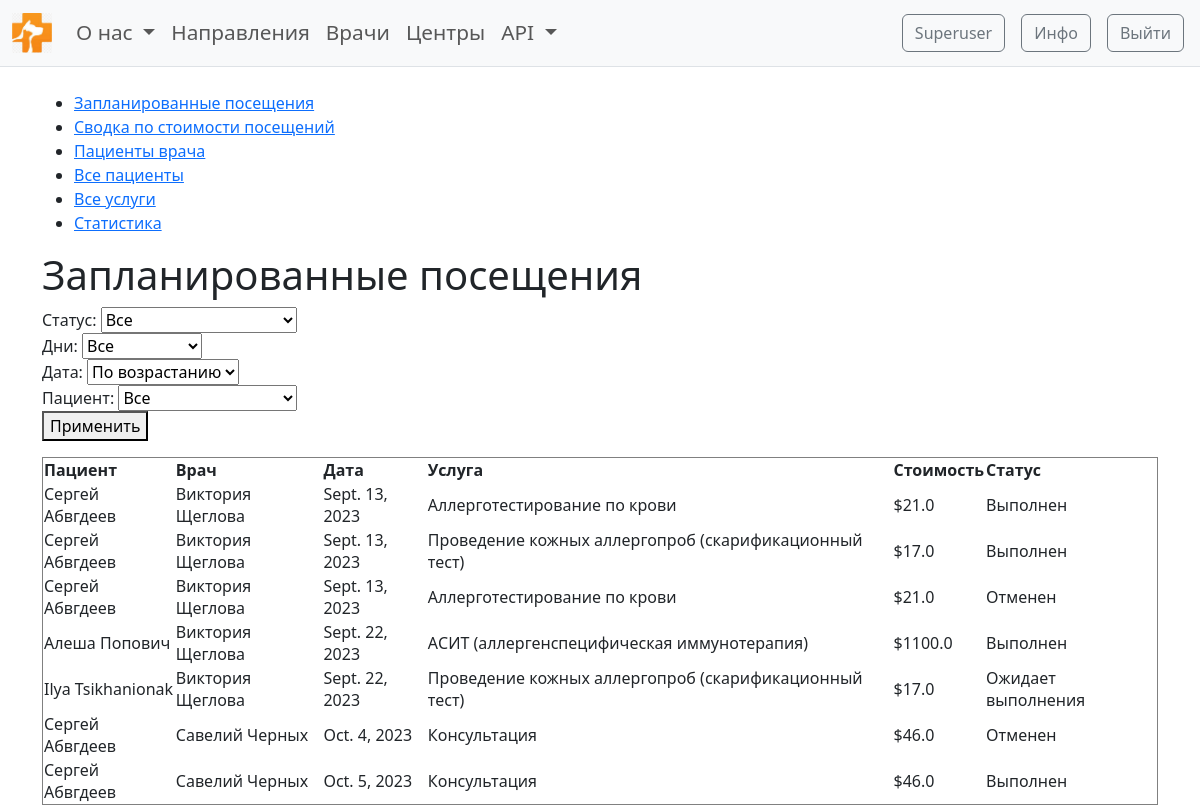
Page /stats/planned_visits/ (signed in) on the committed database.
### orders/models.py (models this page shows)
class Order(models.Model):
    patient = models.ForeignKey(PatientProfile, on_delete=models.CASCADE)
    service = models.ForeignKey(Service, on_delete=models.CASCADE)
    doctor_schedule = models.ForeignKey(DoctorSchedule, on_delete=models.CASCADE)
    status = models.CharField(
        max_length=50,
        choices=[
            ('pending', 'Ожидает выполнения'),
            ('completed', 'Выполнен'),
            ('cancelled', 'Отменен'),
        ],
        default='pending'
    )

### patients/models.py (models this page shows, shortened)
class PatientProfile(models.Model):
    user = models.OneToOneField(User, on_delete=models.CASCADE)
    date_of_birth = models.DateField(
        validators=[MinValueValidator(date(1900, 1, 1)), MaxValueValidator(date.today())]
    )
    phone_number = models.CharField(max_length=20)
    address = models.CharField(max_length=100)

### doctors/models.py (models this page shows, shortened)
class DoctorSchedule(models.Model):
    doctor = models.ForeignKey(DoctorProfile, on_delete=models.CASCADE)
    date = models.DateField(default=date.today() + timedelta(days=1))
    start_time = models.TimeField(default='09:00')
    end_time = models.TimeField(default='17:00')
    class Meta:
        unique_together = ('doctor', 'date')

class DoctorProfile(models.Model):
    user = models.OneToOneField(User, on_delete=models.CASCADE)
    specializations = models.ManyToManyField(Specialization)
    experience = models.DateField(null=True, blank=True)
    category = models.ForeignKey(Category, on_delete=models.SET_NULL, null=True, blank=True)
    academic_degree = models.ForeignKey(AcademicDegree, on_delete=models.SET_NULL, null=True, blank=True)
    types = models.ManyToManyField(Type)
    photo = models.ImageField(upload_to='images/doctors/profile_photos', null=True, blank=True)

### services/models.py (models this page shows, shortened)
class Service(models.Model):
    name = models.CharField(max_length=100)
    subcategory = models.ForeignKey(SubCategory, on_delete=models.CASCADE)
    price = models.FloatField(validators=[MinValueValidator(0.0), MaxValueValidator(999999999)])

### stats/views.py (the view)
# urls.py: path('planned_visits/', planned_visits, name='planned_visits'),
@user_passes_test(lambda user: user.is_superuser)
def planned_visits(request):
    status = request.GET.get('status', 'all')
    if status == 'completed':
        status_filter = Q(status='completed')
    elif status == 'pending':
        status_filter = Q(status='pending')
    elif status == 'cancelled':
        status_filter = Q(status='cancelled')
    else:
        status_filter = Q()
    days = request.GET.get('days', 'all')
    today = date.today()
    if days == 'past':
        days_filter = Q(doctor_schedule__date__lt=today)
    elif days == 'today':
        days_filter = Q(doctor_schedule__date=today)
    elif days == 'future':
        days_filter = Q(doctor_schedule__date__gt=today)
    else:
        days_filter = Q()
    order = request.GET.get('order', 'asc')
    if order == 'asc':
        order_by = 'doctor_schedule__date'
    else:
        order_by = '-doctor_schedule__date'
    orders = Order.objects.filter(status_filter & days_filter).order_by(order_by)
    patient_id = request.GET.get('patient_id', None)
    if patient_id:
        orders = orders.filter(patient__id=patient_id)
    patients = PatientProfile.objects.all()
    context = {'status': status,
               'days': days,
               'order': order,
               'orders': orders,
               'patient_id': int(patient_id) if patient_id else None,
               'patients': patients}
    return render(request, 'stats/planned_visits.html', context)

### stats/templates/stats/planned_visits.html (shortened to what this page needs)
{% extends 'stats/base_content.html' %}
{% block page_content %}
    <h1>Запланированные посещения</h1>
    <form method="GET" action="{% url 'planned_visits' %}">
        <div>
            <label for="status">Статус:</label>
            <select name="status" id="status">
                <option value="all" {% if status == 'all' %}selected{% endif %}>Все</option>
            </select>
        </div>
        <div>
            <label for="days">Дни:</label>
            <select name="days" id="days">
                <option value="all" {% if days == 'all' %}selected{% endif %}>Все</option>
            </select>
        </div>
        <div>
            <label for="order">Дата:</label>
            <select name="order" id="order">
                <option value="asc" {% if order == 'asc' %}selected{% endif %}>По возрастанию</option>
            </select>
        </div>
        <div>
            <label for="patient_id">Пациент:</label>
            <select name="patient_id" id="patient_id">
                <option value="">Все</option>
            </select>
        </div>
        <button type="submit">Применить</button>
    </form>
    <table border="1">
        <thead>
            <tr>
                <th>Пациент</th>
                <th>Врач</th>
                <th>Дата</th>
                <th>Услуга</th>
                <th>Стоимость</th>
                <th>Статус</th>
            </tr>
        </thead>
        <tbody>
            {% for order in orders %}
                <tr>
                    <td>{{ order.patient.user.get_full_name }}</td>
                    <td>{{ order.doctor_schedule.doctor.user.get_full_name }}</td>
                    <td>{{ order.doctor_schedule.date }}</td>
                    <td>{{ order.service.name }}</td>
                    <td>${{ order.service.price }}</td>
                    <td>{{ order.get_status_display }}</td>
                </tr>
            {% endfor %}
        </tbody>
    </table>
{% endblock %}

### rows in the picture
Order: patient.user.get_full_name "Сергей Абвгдеев", doctor_schedule.doctor.user.get_full_name "Виктория Щеглова", doctor_schedule "Sept. 13, 2023", service.name "Аллерготестирование по крови", service.price "21.0", status "Выполнен"
Order: patient.user.get_full_name "Сергей Абвгдеев", doctor_schedule.doctor.user.get_full_name "Виктория Щеглова", doctor_schedule "Sept. 13, 2023", service.name "Проведение кожных аллергопроб (скарификационный тест)", service.price "17.0", status "Выполнен"
Order: patient.user.get_full_name "Сергей Абвгдеев", doctor_schedule.doctor.user.get_full_name "Виктория Щеглова", doctor_schedule "Sept. 13, 2023", service.name "Аллерготестирование по крови", service.price "21.0", status "Отменен"
Order: patient.user.get_full_name "Алеша Попович", doctor_schedule.doctor.user.get_full_name "Виктория Щеглова", doctor_schedule "Sept. 22, 2023", service.name "АСИТ (аллергенспецифическая иммунотерапия)", service.price "1100.0", status "Выполнен"
Order: patient.user.get_full_name "Ilya Tsikhanionak", doctor_schedule.doctor.user.get_full_name "Виктория Щеглова", doctor_schedule "Sept. 22, 2023", service.name "Проведение кожных аллергопроб (скарификационный тест)", service.price "17.0", status "Ожидает выполнения"
Order: patient.user.get_full_name "Сергей Абвгдеев", doctor_schedule.doctor.user.get_full_name "Савелий Черных", doctor_schedule "Oct. 4, 2023", service.name "Консультация", service.price "46.0", status "Отменен"
Order: patient.user.get_full_name "Сергей Абвгдеев", doctor_schedule.doctor.user.get_full_name "Савелий Черных", doctor_schedule "Oct. 5, 2023", service.name "Консультация", service.price "46.0", status "Выполнен"
